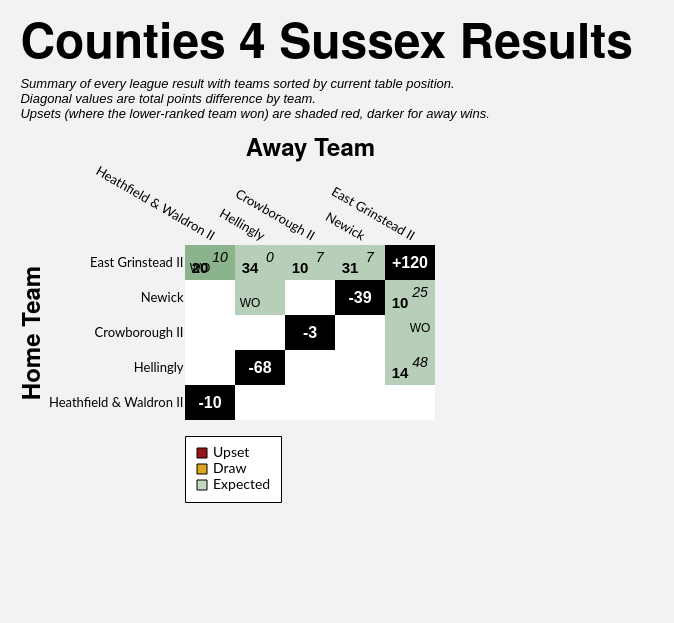

This figure's Vega-Lite source:
### Vega-Lite specification from a JSON file in a GitHub repository (floating-point values rounded to 4 significant figures)
{"config": {"axis": {"labelFont": "Lato, sans-serif", "titleFont": "PT Sans Narrow, Helvetica Neue, Helvetica, Arial, sans-serif", "labelFontSize": 13, "titleFontSize": 24, "gridColor": "#202947", "gridOpacity": 0.2}, "header": {"labelFont": "PT Sans Narrow, Helvetica Neue, Helvetica, Arial, sans-serif", "titleFont": "PT Sans Narrow, Helvetica Neue, Helvetica, Arial, sans-serif", "labelFontSize": 24, "titleFontSize": 28, "labelFontWeight": "bold", "orient": "left"}, "legend": {"labelFont": "Lato, sans-serif", "titleFont": "PT Sans Narrow, Helvetica Neue, Helvetica, Arial, sans-serif", "labelFontSize": 14, "titleFontSize": 16, "titlePadding": 5, "fillColor": "white", "strokeColor": "black", "padding": 10, "titleFontWeight": "lighter", "titleFontStyle": "italic", "titleColor": "gray", "offset": 10}, "title": {"font": "PT Sans Narrow, Helvetica Neue, Helvetica, Arial, sans-serif", "fontSize": 48, "fontWeight": "bold", "anchor": "start", "align": "center", "titlePadding": 20, "subtitlePadding": 10, "subtitleFontSize": 13, "subtitleColor": "", "subtitleFontStyle": "italic", "offset": 15, "color": "black"}, "axisX": {"labelAngle": 0}, "facet": {"title": null, "header": null, "align": {"row": "each", "column": "each"}}, "resolve": {"scale": {"y": "independent", "facet": "independent"}}, "background": "#f2f1f4", "scale": {"offsetBandPaddingOuter": 0.2, "offsetBandPaddingInner": 0.1}, "view": {"stroke": null}}, "layer": [{"data": {"name": "data-9007abbc48c921b4a850d095409b9500"}, "mark": {"type": "rect"}, "encoding": {"color": {"field": "unexpected_result", "legend": {"columns": 1, "direction": "horizontal", "labelExpr": "datum.value === 'Upset (Away Win)' ? 'Upset' : datum.value", "labelLimit": 220, "offset": 16, "orient": "bottom", "symbolStrokeColor": "black", "symbolStrokeWidth": 1, "values": ["Upset (Away Win)", "Draw", "Expected"]}, "scale": {"domain": ["Expected", "Upset (Home Win)", "Upset (Away Win)", "Draw", "To be played", "N/A"], "range": ["#146f1444", "#991515bb", "#991515", "goldenrod", "white", "black"]}, "title": null, "type": "nominal"}, "opacity": {"condition": {"test": "datum.home_team == param_16['home_team'] || datum.away_team == param_16['home_team'] || !isValid(param_16['home_team'])", "value": 1.0}, "value": 0.1}, "tooltip": [{"field": "home_team", "title": "Home", "type": "nominal"}, {"field": "away_team", "title": "Away", "type": "nominal"}, {"field": "home_score_text", "title": "Home Score", "type": "nominal"}, {"field": "away_score_text", "title": "Away Score", "type": "nominal"}, {"field": "result", "title": "Result", "type": "nominal"}, {"field": "unexpected_result", "title": "Unexpectedness", "type": "nominal"}, {"field": "date", "format": "%d %b %Y", "title": "Date", "type": "temporal"}], "x": {"axis": {"domain": false, "grid": false, "labelAngle": 30, "orient": "top", "ticks": false}, "field": "away_team", "sort": ["Heathfield & Waldron II", "Hellingly", "Crowborough II", "Newick", "East Grinstead II"], "title": "Away Team", "type": "nominal"}, "y": {"axis": {"domain": false, "grid": false, "ticks": false}, "field": "home_team", "sort": ["East Grinstead II", "Newick", "Crowborough II", "Hellingly", "Heathfield & Waldron II"], "title": "Home Team", "type": "nominal"}}, "name": "view_11"}, {"data": {"name": "data-9007abbc48c921b4a850d095409b9500"}, "mark": {"type": "text", "fontStyle": "italic", "size": 14, "xOffset": 10, "yOffset": -5}, "encoding": {"color": {"condition": {"test": "(datum.home_team == param_16['home_team'] || datum.away_team == param_16['home_team'] || !isValid(param_16['home_team'])) && datum.unexpected_result == 'Expected'", "value": "black"}, "value": "white"}, "text": {"field": "away_score_text", "type": "nominal"}, "x": {"field": "away_team", "sort": ["Heathfield & Waldron II", "Hellingly", "Crowborough II", "Newick", "East Grinstead II"], "type": "nominal"}, "y": {"field": "home_team", "sort": ["East Grinstead II", "Newick", "Crowborough II", "Hellingly", "Heathfield & Waldron II"], "type": "nominal"}}, "transform": [{"filter": "datum.away_score_text != '' && datum.away_score_text != 'WO'"}]}, {"data": {"name": "data-9007abbc48c921b4a850d095409b9500"}, "mark": {"type": "text", "size": 12, "xOffset": 10, "yOffset": -5}, "encoding": {"color": {"condition": {"test": "(datum.home_team == param_16['home_team'] || datum.away_team == param_16['home_team'] || !isValid(param_16['home_team'])) && datum.unexpected_result == 'Expected'", "value": "black"}, "value": "white"}, "text": {"field": "away_score_text", "type": "nominal"}, "x": {"field": "away_team", "sort": ["Heathfield & Waldron II", "Hellingly", "Crowborough II", "Newick", "East Grinstead II"], "type": "nominal"}, "y": {"field": "home_team", "sort": ["East Grinstead II", "Newick", "Crowborough II", "Hellingly", "Heathfield & Waldron II"], "type": "nominal"}}, "transform": [{"filter": "datum.away_score_text == 'WO'"}]}, {"data": {"name": "data-9007abbc48c921b4a850d095409b9500"}, "mark": {"type": "text", "fontWeight": "bold", "size": 15, "xOffset": -10, "yOffset": 5}, "encoding": {"color": {"condition": {"test": "(datum.home_team == param_16['home_team'] || datum.away_team == param_16['home_team'] || !isValid(param_16['home_team'])) && datum.unexpected_result == 'Expected'", "value": "black"}, "value": "white"}, "text": {"field": "home_score_text", "type": "nominal"}, "x": {"field": "away_team", "sort": ["Heathfield & Waldron II", "Hellingly", "Crowborough II", "Newick", "East Grinstead II"], "type": "nominal"}, "y": {"field": "home_team", "sort": ["East Grinstead II", "Newick", "Crowborough II", "Hellingly", "Heathfield & Waldron II"], "type": "nominal"}}, "transform": [{"filter": "datum.home_score_text != '' && datum.home_score_text != 'WO'"}]}, {"data": {"name": "data-9007abbc48c921b4a850d095409b9500"}, "mark": {"type": "text", "size": 12, "xOffset": -10, "yOffset": 5}, "encoding": {"color": {"condition": {"test": "(datum.home_team == param_16['home_team'] || datum.away_team == param_16['home_team'] || !isValid(param_16['home_team'])) && datum.unexpected_result == 'Expected'", "value": "black"}, "value": "white"}, "text": {"field": "home_score_text", "type": "nominal"}, "x": {"field": "away_team", "sort": ["Heathfield & Waldron II", "Hellingly", "Crowborough II", "Newick", "East Grinstead II"], "type": "nominal"}, "y": {"field": "home_team", "sort": ["East Grinstead II", "Newick", "Crowborough II", "Hellingly", "Heathfield & Waldron II"], "type": "nominal"}}, "transform": [{"filter": "datum.home_score_text == 'WO'"}]}, {"data": {"name": "data-943e7b5a84a8ffe87dd0d63b149552a4"}, "mark": {"type": "text", "color": "white", "fontWeight": "bold", "size": 16}, "encoding": {"text": {"field": "display_text", "type": "nominal"}, "tooltip": [{"field": "home_team", "title": "Team", "type": "nominal"}, {"field": "display_text", "title": "Points Difference", "type": "nominal"}], "x": {"field": "away_team", "sort": ["Heathfield & Waldron II", "Hellingly", "Crowborough II", "Newick", "East Grinstead II"], "type": "nominal"}, "y": {"field": "home_team", "sort": ["East Grinstead II", "Newick", "Crowborough II", "Hellingly", "Heathfield & Waldron II"], "type": "nominal"}}}], "height": {"step": 35}, "padding": {"left": 20, "top": 20, "right": 40, "bottom": 120}, "params": [{"name": "param_16", "select": {"type": "point", "clear": "dblclick", "fields": ["home_team"], "on": "click"}, "value": null, "views": ["view_11"]}], "title": {"text": "Counties 4 Sussex Results", "subtitle": ["Summary of every league result with teams sorted by current table position.", "Diagonal values are total points difference by team.", "Upsets (where the lower-ranked team won) are shaded red, darker for away wins."]}, "width": {"step": 50}, "$schema": "https://vega.github.io/schema/vega-lite/v5.20.1.json", "datasets": {"data-9007abbc48c921b4a850d095409b9500": [{"home_team": "Crowborough II", "away_team": "Crowborough II", "match_id": null, "date": "", "home_score": null, "away_score": null, "home_walkover": null, "away_walkover": null, "result": "N/A", "home_score_text": "", "away_score_text": "", "wo_result": "", "score_text": "", "display_text": "-3", "is_diagonal": true, "result_simple": "N/A", "unexpected_result": "N/A", "unexpected_opacity": 1.0}, {"home_team": "Crowborough II", "away_team": "East Grinstead II", "match_id": "1083348", "date": "2023-11-18T00:00:00", "home_score": null, "away_score": null, "home_walkover": false, "away_walkover": true, "result": "Away Win", "home_score_text": "", "away_score_text": "WO", "wo_result": "AWO", "score_text": "WO", "display_text": "WO", "is_diagonal": false, "result_simple": "Away Win", "unexpected_result": "Expected", "unexpected_opacity": 0.25}, {"home_team": "Crowborough II", "away_team": "Heathfield & Waldron II", "match_id": null, "date": "", "home_score": null, "away_score": null, "home_walkover": null, "away_walkover": null, "result": "To be played", "home_score_text": "", "away_score_text": "", "wo_result": "", "score_text": "", "display_text": "", "is_diagonal": false, "result_simple": "To be played", "unexpected_result": "To be played", "unexpected_opacity": 1.0}, {"home_team": "Crowborough II", "away_team": "Hellingly", "match_id": null, "date": "", "home_score": null, "away_score": null, "home_walkover": null, "away_walkover": null, "result": "To be played", "home_score_text": "", "away_score_text": "", "wo_result": "", "score_text": "", "display_text": "", "is_diagonal": false, "result_simple": "To be played", "unexpected_result": "To be played", "unexpected_opacity": 1.0}, {"home_team": "Crowborough II", "away_team": "Newick", "match_id": null, "date": "", "home_score": null, "away_score": null, "home_walkover": null, "away_walkover": null, "result": "To be played", "home_score_text": "", "away_score_text": "", "wo_result": "", "score_text": "", "display_text": "", "is_diagonal": false, "result_simple": "To be played", "unexpected_result": "To be played", "unexpected_opacity": 1.0}, {"home_team": "East Grinstead II", "away_team": "Crowborough II", "match_id": "1083358", "date": "2024-02-03T00:00:00", "home_score": 10, "away_score": 7, "home_walkover": false, "away_walkover": false, "result": "Home Win (LBP)", "home_score_text": "10", "away_score_text": "7", "wo_result": "", "score_text": "10-7", "display_text": "10-7", "is_diagonal": false, "result_simple": "Home Win", "unexpected_result": "Expected", "unexpected_opacity": 0.25}, {"home_team": "East Grinstead II", "away_team": "East Grinstead II", "match_id": null, "date": "", "home_score": null, "away_score": null, "home_walkover": null, "away_walkover": null, "result": "N/A", "home_score_text": "", "away_score_text": "", "wo_result": "", "score_text": "", "display_text": "+120", "is_diagonal": true, "result_simple": "N/A", "unexpected_result": "N/A", "unexpected_opacity": 1.0}, {"home_team": "East Grinstead II", "away_team": "Heathfield & Waldron II", "match_id": "1111548", "date": "2024-01-20T00:00:00", "home_score": 20, "away_score": 10, "home_walkover": false, "away_walkover": false, "result": "Home Win", "home_score_text": "20", "away_score_text": "10", "wo_result": "", "score_text": "20-10", "display_text": "20-10", "is_diagonal": false, "result_simple": "Home Win", "unexpected_result": "Expected", "unexpected_opacity": 0.25}, {"home_team": "East Grinstead II", "away_team": "Heathfield & Waldron II", "match_id": "1105112", "date": "2023-12-09T00:00:00", "home_score": null, "away_score": null, "home_walkover": true, "away_walkover": false, "result": "Home Win", "home_score_text": "WO", "away_score_text": "", "wo_result": "HWO", "score_text": "WO", "display_text": "WO", "is_diagonal": false, "result_simple": "Home Win", "unexpected_result": "Expected", "unexpected_opacity": 0.25}, {"home_team": "East Grinstead II", "away_team": "Hellingly", "match_id": "1083351", "date": "2023-12-02T00:00:00", "home_score": 34, "away_score": 0, "home_walkover": false, "away_walkover": false, "result": "Home Win", "home_score_text": "34", "away_score_text": "0", "wo_result": "", "score_text": "34-0", "display_text": "34-0", "is_diagonal": false, "result_simple": "Home Win", "unexpected_result": "Expected", "unexpected_opacity": 0.25}, {"home_team": "East Grinstead II", "away_team": "Newick", "match_id": "1083365", "date": "2024-03-02T00:00:00", "home_score": 31, "away_score": 7, "home_walkover": false, "away_walkover": false, "result": "Home Win", "home_score_text": "31", "away_score_text": "7", "wo_result": "", "score_text": "31-7", "display_text": "31-7", "is_diagonal": false, "result_simple": "Home Win", "unexpected_result": "Expected", "unexpected_opacity": 0.25}, {"home_team": "Heathfield & Waldron II", "away_team": "Crowborough II", "match_id": null, "date": "", "home_score": null, "away_score": null, "home_walkover": null, "away_walkover": null, "result": "To be played", "home_score_text": "", "away_score_text": "", "wo_result": "", "score_text": "", "display_text": "", "is_diagonal": false, "result_simple": "To be played", "unexpected_result": "To be played", "unexpected_opacity": 1.0}, {"home_team": "Heathfield & Waldron II", "away_team": "East Grinstead II", "match_id": null, "date": "", "home_score": null, "away_score": null, "home_walkover": null, "away_walkover": null, "result": "To be played", "home_score_text": "", "away_score_text": "", "wo_result": "", "score_text": "", "display_text": "", "is_diagonal": false, "result_simple": "To be played", "unexpected_result": "To be played", "unexpected_opacity": 1.0}, {"home_team": "Heathfield & Waldron II", "away_team": "Heathfield & Waldron II", "match_id": null, "date": "", "home_score": null, "away_score": null, "home_walkover": null, "away_walkover": null, "result": "N/A", "home_score_text": "", "away_score_text": "", "wo_result": "", "score_text": "", "display_text": "-10", "is_diagonal": true, "result_simple": "N/A", "unexpected_result": "N/A", "unexpected_opacity": 1.0}, {"home_team": "Heathfield & Waldron II", "away_team": "Hellingly", "match_id": null, "date": "", "home_score": null, "away_score": null, "home_walkover": null, "away_walkover": null, "result": "To be played", "home_score_text": "", "away_score_text": "", "wo_result": "", "score_text": "", "display_text": "", "is_diagonal": false, "result_simple": "To be played", "unexpected_result": "To be played", "unexpected_opacity": 1.0}, {"home_team": "Heathfield & Waldron II", "away_team": "Newick", "match_id": null, "date": "", "home_score": null, "away_score": null, "home_walkover": null, "away_walkover": null, "result": "To be played", "home_score_text": "", "away_score_text": "", "wo_result": "", "score_text": "", "display_text": "", "is_diagonal": false, "result_simple": "To be played", "unexpected_result": "To be played", "unexpected_opacity": 1.0}, {"home_team": "Hellingly", "away_team": "Crowborough II", "match_id": null, "date": "", "home_score": null, "away_score": null, "home_walkover": null, "away_walkover": null, "result": "To be played", "home_score_text": "", "away_score_text": "", "wo_result": "", "score_text": "", "display_text": "", "is_diagonal": false, "result_simple": "To be played", "unexpected_result": "To be played", "unexpected_opacity": 1.0}, {"home_team": "Hellingly", "away_team": "East Grinstead II", "match_id": "1083362", "date": "2024-02-17T00:00:00", "home_score": 14, "away_score": 48, "home_walkover": false, "away_walkover": false, "result": "Away Win", "home_score_text": "14", "away_score_text": "48", "wo_result": "", "score_text": "14-48", "display_text": "14-48", "is_diagonal": false, "result_simple": "Away Win", "unexpected_result": "Expected", "unexpected_opacity": 0.25}, {"home_team": "Hellingly", "away_team": "Heathfield & Waldron II", "match_id": null, "date": "", "home_score": null, "away_score": null, "home_walkover": null, "away_walkover": null, "result": "To be played", "home_score_text": "", "away_score_text": "", "wo_result": "", "score_text": "", "display_text": "", "is_diagonal": false, "result_simple": "To be played", "unexpected_result": "To be played", "unexpected_opacity": 1.0}, {"home_team": "Hellingly", "away_team": "Hellingly", "match_id": null, "date": "", "home_score": null, "away_score": null, "home_walkover": null, "away_walkover": null, "result": "N/A", "home_score_text": "", "away_score_text": "", "wo_result": "", "score_text": "", "display_text": "-68", "is_diagonal": true, "result_simple": "N/A", "unexpected_result": "N/A", "unexpected_opacity": 1.0}, {"home_team": "Hellingly", "away_team": "Newick", "match_id": null, "date": "", "home_score": null, "away_score": null, "home_walkover": null, "away_walkover": null, "result": "To be played", "home_score_text": "", "away_score_text": "", "wo_result": "", "score_text": "", "display_text": "", "is_diagonal": false, "result_simple": "To be played", "unexpected_result": "To be played", "unexpected_opacity": 1.0}, {"home_team": "Newick", "away_team": "Crowborough II", "match_id": null, "date": "", "home_score": null, "away_score": null, "home_walkover": null, "away_walkover": null, "result": "To be played", "home_score_text": "", "away_score_text": "", "wo_result": "", "score_text": "", "display_text": "", "is_diagonal": false, "result_simple": "To be played", "unexpected_result": "To be played", "unexpected_opacity": 1.0}, {"home_team": "Newick", "away_team": "East Grinstead II", "match_id": "1083338", "date": "2023-10-21T00:00:00", "home_score": 10, "away_score": 25, "home_walkover": false, "away_walkover": false, "result": "Away Win", "home_score_text": "10", "away_score_text": "25", "wo_result": "", "score_text": "10-25", "display_text": "10-25", "is_diagonal": false, "result_simple": "Away Win", "unexpected_result": "Expected", "unexpected_opacity": 0.25}, {"home_team": "Newick", "away_team": "Heathfield & Waldron II", "match_id": null, "date": "", "home_score": null, "away_score": null, "home_walkover": null, "away_walkover": null, "result": "To be played", "home_score_text": "", "away_score_text": "", "wo_result": "", "score_text": "", "display_text": "", "is_diagonal": false, "result_simple": "To be played", "unexpected_result": "To be played", "unexpected_opacity": 1.0}, {"home_team": "Newick", "away_team": "Hellingly", "match_id": "1115967", "date": "2024-04-20T00:00:00", "home_score": null, "away_score": null, "home_walkover": true, "away_walkover": false, "result": "Home Win", "home_score_text": "WO", "away_score_text": "", "wo_result": "HWO", "score_text": "WO", "display_text": "WO", "is_diagonal": false, "result_simple": "Home Win", "unexpected_result": "Expected", "unexpected_opacity": 0.25}, {"home_team": "Newick", "away_team": "Newick", "match_id": null, "date": "", "home_score": null, "away_score": null, "home_walkover": null, "away_walkover": null, "result": "N/A", "home_score_text": "", "away_score_text": "", "wo_result": "", "score_text": "", "display_text": "-39", "is_diagonal": true, "result_simple": "N/A", "unexpected_result": "N/A", "unexpected_opacity": 1.0}], "data-943e7b5a84a8ffe87dd0d63b149552a4": [{"home_team": "Crowborough II", "away_team": "Crowborough II", "match_id": null, "date": "", "home_score": null, "away_score": null, "home_walkover": null, "away_walkover": null, "result": "N/A", "home_score_text": "", "away_score_text": "", "wo_result": "", "score_text": "", "display_text": "-3", "is_diagonal": true, "result_simple": "N/A", "unexpected_result": "N/A", "unexpected_opacity": 1.0}, {"home_team": "East Grinstead II", "away_team": "East Grinstead II", "match_id": null, "date": "", "home_score": null, "away_score": null, "home_walkover": null, "away_walkover": null, "result": "N/A", "home_score_text": "", "away_score_text": "", "wo_result": "", "score_text": "", "display_text": "+120", "is_diagonal": true, "result_simple": "N/A", "unexpected_result": "N/A", "unexpected_opacity": 1.0}, {"home_team": "Heathfield & Waldron II", "away_team": "Heathfield & Waldron II", "match_id": null, "date": "", "home_score": null, "away_score": null, "home_walkover": null, "away_walkover": null, "result": "N/A", "home_score_text": "", "away_score_text": "", "wo_result": "", "score_text": "", "display_text": "-10", "is_diagonal": true, "result_simple": "N/A", "unexpected_result": "N/A", "unexpected_opacity": 1.0}, {"home_team": "Hellingly", "away_team": "Hellingly", "match_id": null, "date": "", "home_score": null, "away_score": null, "home_walkover": null, "away_walkover": null, "result": "N/A", "home_score_text": "", "away_score_text": "", "wo_result": "", "score_text": "", "display_text": "-68", "is_diagonal": true, "result_simple": "N/A", "unexpected_result": "N/A", "unexpected_opacity": 1.0}, {"home_team": "Newick", "away_team": "Newick", "match_id": null, "date": "", "home_score": null, "away_score": null, "home_walkover": null, "away_walkover": null, "result": "N/A", "home_score_text": "", "away_score_text": "", "wo_result": "", "score_text": "", "display_text": "-39", "is_diagonal": true, "result_simple": "N/A", "unexpected_result": "N/A", "unexpected_opacity": 1.0}]}}
